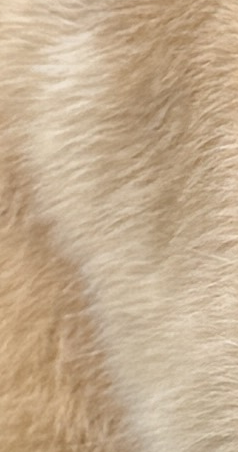
#> input picture Art/CompanionDog/Source/PhotoPatches/raw-body.png, 238 x 452 px; its folder holds 3 pictures in this run
$ python prepare_rex_coat_tiles.py
#> lines starting #> are read from the running program, lines starting #| are printed output that depends on the picture; after the words box and inside, x2 and y2 are one past the last pixel; in counts of white or black regions, pixels touching at a corner belong together; long printed decimals are rounded
"""Prepare photographic fur from retained private-reference crop derivatives. Requires Pillow and numpy."""
from pathlib import Path
from PIL import Image,ImageFilter
import numpy as np,shutil
root=Path(__file__).resolve().parents[1];out=root/'Art/CompanionDog/Source/PhotoPatches'
for n,target in [('body',[171,145,112]),('leg',[207,192,169]),('chest',[193,168,133])]:
 src=out/f'raw-{n}.png'
 im=Image.open(src).convert('RGB');a=np.asarray(im,dtype=np.float32);blur=np.asarray(im.filter(ImageFilter.GaussianBlur(38)),dtype=np.float32)
#> further down, im is the input picture: PIL image 238x452 RGB; mean R, G, B 195.8, 172.2, 143.3
#> after `blur = np.asarray(im.filter(ImageFilter.GaussianBlur(38)), dtype=np.fl`:
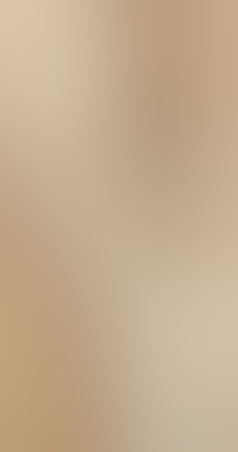
#> blur: shape (452, 238, 3) float32; mean R, G, B 196.1, 172.5, 143.5
 ratio=1+1.15*(a/np.maximum(blur,1)-1);ratio=np.clip(ratio,.62,1.4);b=np.clip(ratio*np.array(target),0,255)
#> after `ratio = 1 + 1.15 * (a / np.maximum(blur, 1) - 1)`:
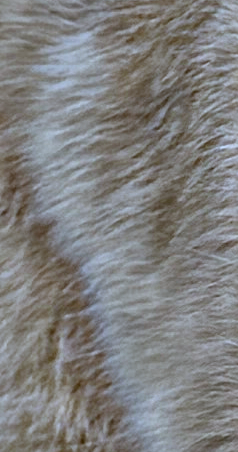
#> ratio: shape (452, 238, 3) float32; mean R, G, B 0.997, 0.996, 0.995; drawn with min black and max white
#> after `b = np.clip(ratio * np.array(target), 0, 255)`:
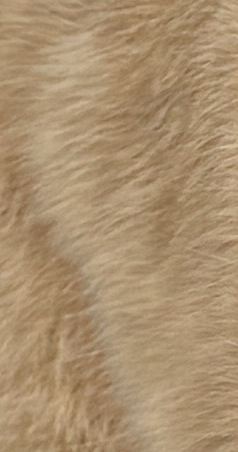
#> b: shape (452, 238, 3) float64; mean R, G, B 170.5, 144.4, 111.4
 # Crossfade only the narrow repeat boundaries, without reflected rosette motifs.
 h,w=b.shape[:2];nedge=max(4,int(min(h,w)*.035))
#> after `h, w = b.shape[:2]`: h = 452; w = 238
#> after `nedge = max(4, int(min(h, w) * 0.035))`: nedge = 8
 for i in range(nedge):
  f=(1-i/nedge)*.5;left=b[:,i].copy();right=b[:,-1-i].copy();b[:,i]=left*(1-f)+right*f;b[:,-1-i]=right*(1-f)+left*f
#> b: shape (452, 238, 3) float64; 6.72% of pixels changed, all inside (x1, y1, x2, y2) = (0, 0, 238, 452)
 for i in range(nedge):
  f=(1-i/nedge)*.5;top=b[i].copy();bottom=b[-1-i].copy();b[i]=top*(1-f)+bottom*f;b[-1-i]=bottom*(1-f)+top*f
#> b: shape (452, 238, 3) float64; mean R, G, B 170.5, 144.4, 111.4
 tile=Image.fromarray(b.astype(np.uint8)).resize((1024,1024),Image.Resampling.LANCZOS)
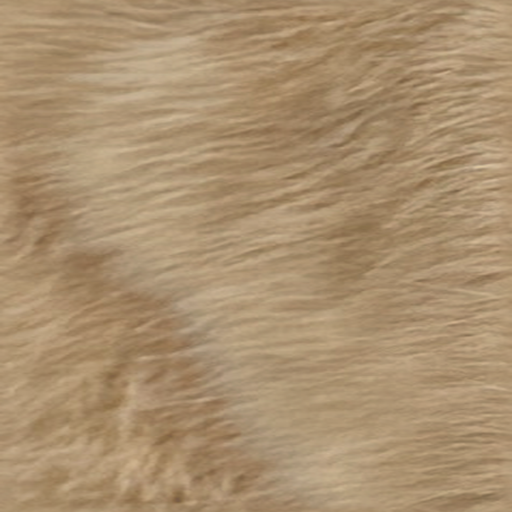
#> tile: PIL image 1024x1024 RGB (shown at 1/2 size); mean R, G, B 170, 143.9, 110.9
 if n in ('leg','chest'):tile=tile.transpose(Image.Transpose.ROTATE_90)
 tile.save(out/f'coat-{n}.png')
 print(n,np.asarray(b).mean((0,1)),np.asarray(b).std((0,1)))
#| body [170.471 144.441 111.394] [11.667 12.784 13.082 ]
#> pass 2 of the loop `for n,target in [('body',[171,145,112]),('leg',[207,192,169]),('chest'..`:
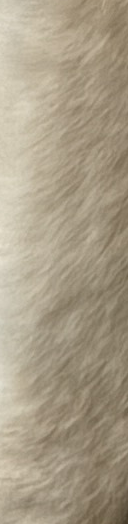
#> input picture Art/CompanionDog/Source/PhotoPatches/raw-leg.png, 128 x 524 px
#> im is the input picture: PIL image 128x524 RGB; mean R, G, B 168.8, 156.9, 135.1
#> a: shape (524, 128, 3) float32
#> blur: shape (524, 128, 3) float32
#> ratio: shape (524, 128, 3) float32
#> `b = np.clip(ratio * np.array(target), 0, 255)`:
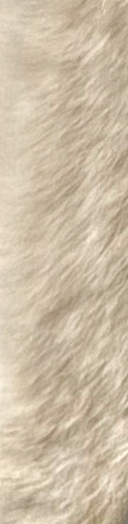
#> b: shape (524, 128, 3) float64; mean R, G, B 205.6, 190.2, 166.7
#> `if n in ('leg','chest'):tile=tile.transpose(Image.Transpose.ROTATE_90)`:
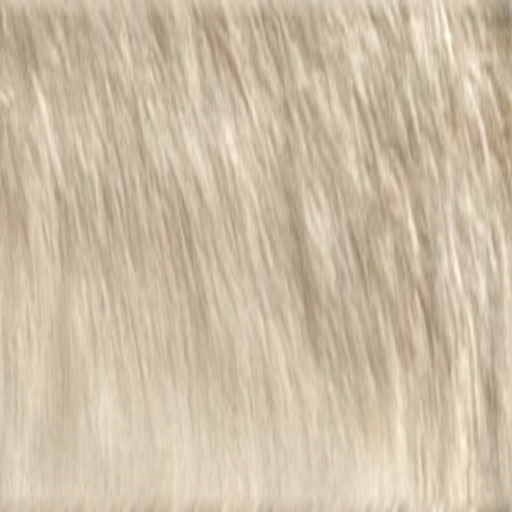
#> tile: PIL image 1024x1024 RGB (shown at 1/2 size); mean R, G, B 205.1, 189.7, 166.2
#| leg [205.557  190.175  166.708] [15.367 16.146 16.955]
#> pass 3 of the loop `for n,target in [('body',[171,145,112]),('leg',[207,192,169]),('chest'..`:
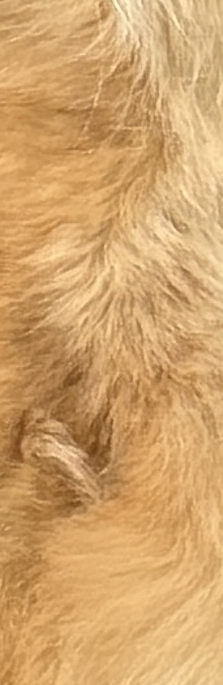
#> input picture Art/CompanionDog/Source/PhotoPatches/raw-chest.png, 223 x 685 px
#> im is the input picture: PIL image 223x685 RGB; mean R, G, B 209.6, 164.1, 108.1
#> a: shape (685, 223, 3) float32
#> blur: shape (685, 223, 3) float32
#> ratio: shape (685, 223, 3) float32
#> `b = np.clip(ratio * np.array(target), 0, 255)`:
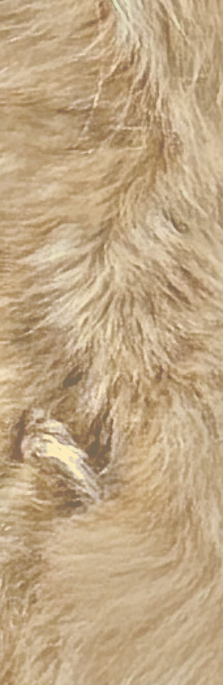
#> b: shape (685, 223, 3) float64; mean R, G, B 192.4, 167.1, 131.9
#> `if n in ('leg','chest'):tile=tile.transpose(Image.Transpose.ROTATE_90)`:
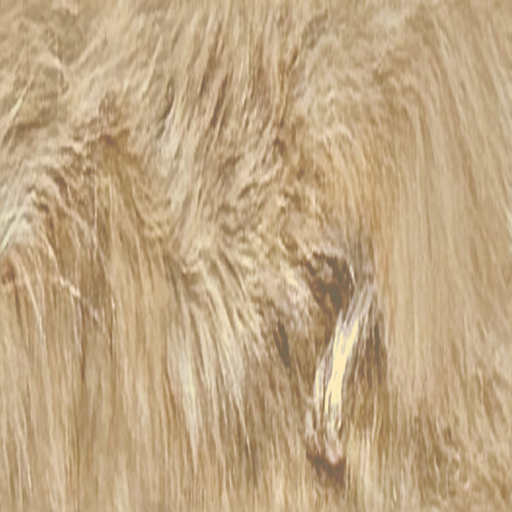
#> tile: PIL image 1024x1024 RGB (shown at 1/2 size); mean R, G, B 191.9, 166.6, 131.5
#| chest [192.413 167.110   131.938] [17.936 20.431 22.619]
